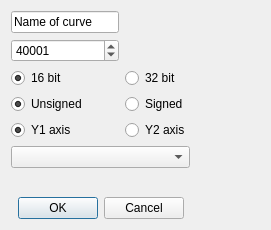
<?xml version="1.0" encoding="UTF-8"?>
<ui version="4.0">
 <class>AddRegisterDialog</class>
 <widget class="QDialog" name="AddRegisterDialog">
  <property name="geometry">
   <rect>
    <x>0</x>
    <y>0</y>
    <width>271</width>
    <height>230</height>
   </rect>
  </property>
  <property name="windowTitle">
   <string>Add register</string>
  </property>
  <property name="modal">
   <bool>true</bool>
  </property>
  <layout class="QGridLayout" name="gridLayout_2" rowstretch="0,0,0,0,0,0,0,0,0,0">
   <item row="8" column="0">
    <spacer name="verticalSpacer">
     <property name="orientation">
      <enum>Qt::Vertical</enum>
     </property>
     <property name="sizeHint" stdset="0">
      <size>
       <width>20</width>
       <height>40</height>
      </size>
     </property>
    </spacer>
   </item>
   <item row="1" column="0">
    <widget class="QLineEdit" name="lineName">
     <property name="text">
      <string>Name of curve</string>
     </property>
    </widget>
   </item>
   <item row="5" column="2">
    <spacer name="horizontalSpacer">
     <property name="orientation">
      <enum>Qt::Horizontal</enum>
     </property>
     <property name="sizeHint" stdset="0">
      <size>
       <width>40</width>
       <height>20</height>
      </size>
     </property>
    </spacer>
   </item>
   <item row="4" column="0">
    <widget class="QRadioButton" name="radio16Bit">
     <property name="text">
      <string>16 bit</string>
     </property>
     <property name="checked">
      <bool>true</bool>
     </property>
     <property name="autoExclusive">
      <bool>false</bool>
     </property>
    </widget>
   </item>
   <item row="3" column="0">
    <widget class="QSpinBox" name="spinAddress">
     <property name="maximum">
      <number>105536</number>
     </property>
     <property name="value">
      <number>40001</number>
     </property>
    </widget>
   </item>
   <item row="7" column="0" colspan="2">
    <widget class="QComboBox" name="cmbConnection"/>
   </item>
   <item row="9" column="0" colspan="2">
    <widget class="QDialogButtonBox" name="buttonBox">
     <property name="orientation">
      <enum>Qt::Horizontal</enum>
     </property>
     <property name="standardButtons">
      <set>QDialogButtonBox::Cancel|QDialogButtonBox::Ok</set>
     </property>
     <property name="centerButtons">
      <bool>true</bool>
     </property>
    </widget>
   </item>
   <item row="5" column="0">
    <widget class="QRadioButton" name="radioUnsigned">
     <property name="text">
      <string>Unsigned</string>
     </property>
     <property name="checked">
      <bool>true</bool>
     </property>
     <property name="autoExclusive">
      <bool>false</bool>
     </property>
    </widget>
   </item>
   <item row="4" column="1">
    <widget class="QRadioButton" name="radio32Bit">
     <property name="text">
      <string>32 bit</string>
     </property>
     <property name="autoExclusive">
      <bool>false</bool>
     </property>
    </widget>
   </item>
   <item row="5" column="1">
    <widget class="QRadioButton" name="radioSigned">
     <property name="text">
      <string>Signed</string>
     </property>
     <property name="autoExclusive">
      <bool>false</bool>
     </property>
    </widget>
   </item>
   <item row="6" column="0">
    <widget class="QRadioButton" name="radioPrimary">
     <property name="text">
      <string>Y1 axis</string>
     </property>
     <property name="checked">
      <bool>true</bool>
     </property>
    </widget>
   </item>
   <item row="6" column="1">
    <widget class="QRadioButton" name="radioSecondary">
     <property name="text">
      <string>Y2 axis</string>
     </property>
    </widget>
   </item>
  </layout>
 </widget>
 <tabstops>
  <tabstop>lineName</tabstop>
  <tabstop>spinAddress</tabstop>
  <tabstop>radio16Bit</tabstop>
  <tabstop>radio32Bit</tabstop>
  <tabstop>radioUnsigned</tabstop>
  <tabstop>radioSigned</tabstop>
  <tabstop>radioPrimary</tabstop>
  <tabstop>radioSecondary</tabstop>
  <tabstop>cmbConnection</tabstop>
 </tabstops>
 <resources/>
 <connections>
  <connection>
   <sender>buttonBox</sender>
   <signal>accepted()</signal>
   <receiver>AddRegisterDialog</receiver>
   <slot>accept()</slot>
   <hints>
    <hint type="sourcelabel">
     <x>248</x>
     <y>254</y>
    </hint>
    <hint type="destinationlabel">
     <x>157</x>
     <y>274</y>
    </hint>
   </hints>
  </connection>
  <connection>
   <sender>buttonBox</sender>
   <signal>rejected()</signal>
   <receiver>AddRegisterDialog</receiver>
   <slot>reject()</slot>
   <hints>
    <hint type="sourcelabel">
     <x>316</x>
     <y>260</y>
    </hint>
    <hint type="destinationlabel">
     <x>286</x>
     <y>274</y>
    </hint>
   </hints>
  </connection>
 </connections>
</ui>
